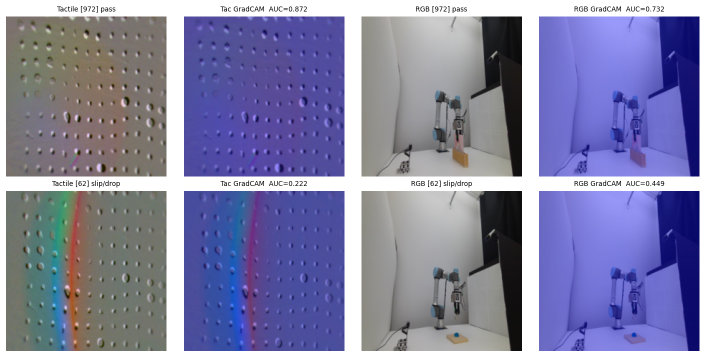
#> input picture mbt_pfs_smoke/gradcam_grid.png, 1410 x 714 px, found by its file name (shown at 1/2 size)
$ python make_poster_grid.py
#> lines starting #> are read from the running program, lines starting #| are printed output that depends on the picture
#> in main, img is the input picture: PIL image 1410x714 RGBA; mean R, G, B, A 132.1, 131.6, 165.8, 255
"""
Rearrange mbt_poster_vis/gradcam_grid.png (12 rows × 4 cols) into poster figures.

- Horizontal: 4 panel-rows × N sample-columns → mbt_poster_vis/gradcam_grid_poster.png
- Vertical:   N sample-rows × 4 panel-columns → mbt_poster_vis/gradcam_grid_poster_vertical.png

Strips baked-in matplotlib titles from each cell. Labels: bold black.
"""

from PIL import Image, ImageDraw, ImageFont
import os

INPUT = "mbt_poster_vis/gradcam_grid.png"
OUTPUT_HORIZONTAL = "mbt_poster_vis/gradcam_grid_poster.png"
OUTPUT_VERTICAL = "mbt_poster_vis/gradcam_grid_poster_vertical.png"

SELECTED_ROWS_1IDX = [3, 4, 6, 7, 8, 9, 10]

TOTAL_ROWS = 12
TOTAL_COLS = 4
OUTPUT_DPI = 300

ROW_LABELS = ["Tactile", "Tac. CAM", "RGB", "RGB CAM"]

TITLE_CROP_FRAC = 0.13
CELL_GAP = 6
LABEL_FONT_PX = 35


def load_font(size, bold=False):
    if bold:
        candidates = [
            "/usr/share/fonts/liberation/LiberationSans-Bold.ttf",
            "/usr/share/fonts/truetype/liberation/LiberationSans-Bold.ttf",
            "/usr/share/fonts/truetype/dejavu/DejaVuSans-Bold.ttf",
            "/usr/share/fonts/dejavu/DejaVuSans-Bold.ttf",
            "/usr/share/fonts/truetype/freefont/FreeSansBold.ttf",
        ]
    else:
        candidates = [
            "/usr/share/fonts/liberation/LiberationSans-Regular.ttf",
            "/usr/share/fonts/truetype/liberation/LiberationSans-Regular.ttf",
            "/usr/share/fonts/truetype/dejavu/DejaVuSans.ttf",
            "/usr/share/fonts/dejavu/DejaVuSans.ttf",
            "/usr/share/fonts/truetype/freefont/FreeSans.ttf",
        ]
    for p in candidates:
        if os.path.exists(p):
            return ImageFont.truetype(p, size)
    return ImageFont.load_default()


def _geometry(img):
    W, H = img.size
#> W = 1410; H = 714
    cell_w = W // TOTAL_COLS
#> cell_w = 352
    cell_h = H // TOTAL_ROWS
#> cell_h = 59
    crop_top = int(cell_h * TITLE_CROP_FRAC)
#> crop_top = 7
    content_h = cell_h - crop_top
#> content_h = 52
    selected = [r - 1 for r in SELECTED_ROWS_1IDX]
    return cell_w, cell_h, crop_top, content_h, selected


def save_horizontal(img, path):
    cell_w, cell_h, crop_top, content_h, selected = _geometry(img)
#> cell_w = 352; cell_h = 59; crop_top = 7; content_h = 52; selected = [2, 3, 5, 6, 7, 8, 9]
    n_samples = len(selected)
#> n_samples = 7

    font = load_font(LABEL_FONT_PX, bold=True)
    probe = ImageDraw.Draw(Image.new("RGB", (400, 100)))
    max_label_w = 0
    for lbl in ROW_LABELS:
        bb = probe.textbbox((0, 0), lbl, font=font)
        max_label_w = max(max_label_w, bb[2] - bb[0])

    left_pad = max_label_w + 24
    top_pad, bottom_pad, right_pad = 12, 16, 16

    canvas_w = left_pad + n_samples * cell_w + (n_samples - 1) * CELL_GAP + right_pad
#> canvas_w = 2707
    canvas_h = top_pad + TOTAL_COLS * content_h + (TOTAL_COLS - 1) * CELL_GAP + bottom_pad
#> canvas_h = 254

    canvas = Image.new("RGB", (canvas_w, canvas_h), (255, 255, 255))
#> canvas: PIL image 2707x254 RGB; every value is 255
    draw = ImageDraw.Draw(canvas)
    grid_left = left_pad

    for panel_row, lbl in enumerate(ROW_LABELS):
        dest_y = top_pad + panel_row * (content_h + CELL_GAP)
        cy = dest_y + content_h // 2
        bb = draw.textbbox((0, 0), lbl, font=font)
        th, tw = bb[3] - bb[1], bb[2] - bb[0]
        draw.text((grid_left - tw - 16, cy - th // 2), lbl, fill=(0, 0, 0), font=font)
#> this loop made 4 passes
#> (dest_y, cy, bb, th, tw) on passes 1 to 4: (12, 38, (0, 7, 108, 32), 25, 108), (70, 96, (0, 8, 157, 32), 24, 157), (128, 154, (0, 8, 78, 32), 24, 78), (186, 212, (0, 8, 167, 32), 24, 167)

    for panel_row in range(TOTAL_COLS):
        dest_y = top_pad + panel_row * (content_h + CELL_GAP)
        orig_col = panel_row
        for sample_col, orig_row in enumerate(selected):
            left = orig_col * cell_w
            top = orig_row * cell_h + crop_top
            cell = img.crop((left, top, left + cell_w, top + content_h))
            dest_x = grid_left + sample_col * (cell_w + CELL_GAP)
            canvas.paste(cell, (dest_x, dest_y))
#> this loop made 4 passes
#> dest_y on passes 1 to 4: 12, 70, 128, 186
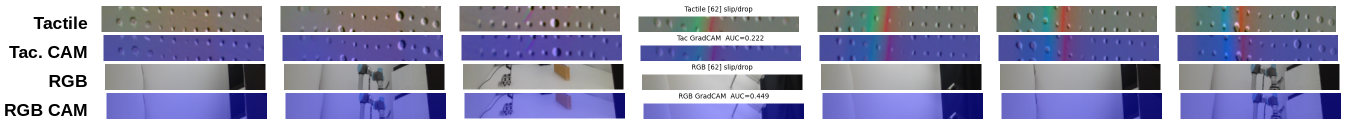
#> canvas: PIL image 2707x254 RGB (shown at 1/2 size); mean R, G, B 156.7, 156.6, 183.3
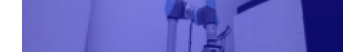
#> cell: PIL image 352x52 RGBA; mean R, G, B, A 106.2, 106.2, 194.2, 255

    canvas.save(path, dpi=(OUTPUT_DPI, OUTPUT_DPI))
    print(f"Saved (horizontal): {path}  {canvas.width}×{canvas.height} px")
#| Saved (horizontal): mbt_poster_vis/gradcam_grid_poster.png  2707×254 px


def save_vertical(img, path):
    cell_w, cell_h, crop_top, content_h, selected = _geometry(img)
#> cell_w = 352; cell_h = 59; crop_top = 7; content_h = 52; selected = [2, 3, 5, 6, 7, 8, 9]
    n_samples = len(selected)
#> n_samples = 7

    font = load_font(LABEL_FONT_PX, bold=True)
    probe = ImageDraw.Draw(Image.new("RGB", (800, 100)))
    max_th = 0
    for lbl in ROW_LABELS:
        bb = probe.textbbox((0, 0), lbl, font=font)
        max_th = max(max_th, bb[3] - bb[1])

    col_hdr_pad = max(40, max_th + 16)
    top_pad = col_hdr_pad
    left_pad, bottom_pad, right_pad = 12, 16, 16

    canvas_w = left_pad + TOTAL_COLS * cell_w + (TOTAL_COLS - 1) * CELL_GAP + right_pad
#> canvas_w = 1454
    canvas_h = (
        top_pad
        + n_samples * content_h
        + (n_samples - 1) * CELL_GAP
        + bottom_pad
    )
#> canvas_h = 457

    canvas = Image.new("RGB", (canvas_w, canvas_h), (255, 255, 255))
#> canvas: PIL image 1454x457 RGB; every value is 255
    draw = ImageDraw.Draw(canvas)
    grid_left = left_pad
    y_hdr = max(0, (col_hdr_pad - max_th) // 2)

    for c, lbl in enumerate(ROW_LABELS):
        cx = grid_left + c * (cell_w + CELL_GAP) + cell_w // 2
        bb = draw.textbbox((0, 0), lbl, font=font)
        tw, th = bb[2] - bb[0], bb[3] - bb[1]
        draw.text((cx - tw // 2, y_hdr), lbl, fill=(0, 0, 0), font=font)
#> this loop made 4 passes
#> (cx, bb, tw, th) on passes 1 to 4: (188, (0, 7, 108, 32), 108, 25), (546, (0, 8, 157, 32), 157, 24), (904, (0, 8, 78, 32), 78, 24), (1262, (0, 8, 167, 32), 167, 24)

    for sample_row, orig_row in enumerate(selected):
        dest_y = top_pad + sample_row * (content_h + CELL_GAP)
        for panel_col in range(TOTAL_COLS):
            left = panel_col * cell_w
            top = orig_row * cell_h + crop_top
            cell = img.crop((left, top, left + cell_w, top + content_h))
            dest_x = grid_left + panel_col * (cell_w + CELL_GAP)
            canvas.paste(cell, (dest_x, dest_y))
#> this loop made 7 passes
#> (orig_row, dest_y) on passes 1 to 7: (2, 41), (3, 99), (5, 157), (6, 215), (7, 273), (8, 331), (9, 389)
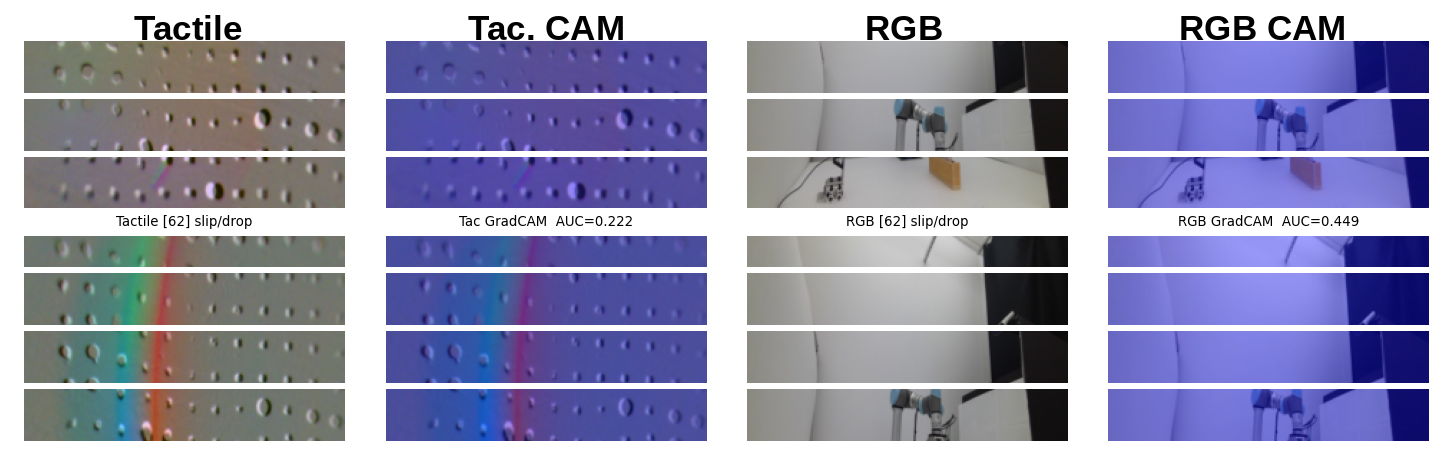
#> canvas: PIL image 1454x457 RGB; mean R, G, B 153.3, 153.1, 180.8

    canvas.save(path, dpi=(OUTPUT_DPI, OUTPUT_DPI))
    print(f"Saved (vertical):   {path}  {canvas.width}×{canvas.height} px")
#| Saved (vertical):   mbt_poster_vis/gradcam_grid_poster_vertical.png  1454×457 px


def main():
    img = Image.open(INPUT)
    save_horizontal(img, OUTPUT_HORIZONTAL)
    save_vertical(img, OUTPUT_VERTICAL)
    print(f"DPI: {OUTPUT_DPI}")


if __name__ == "__main__":
    main()
